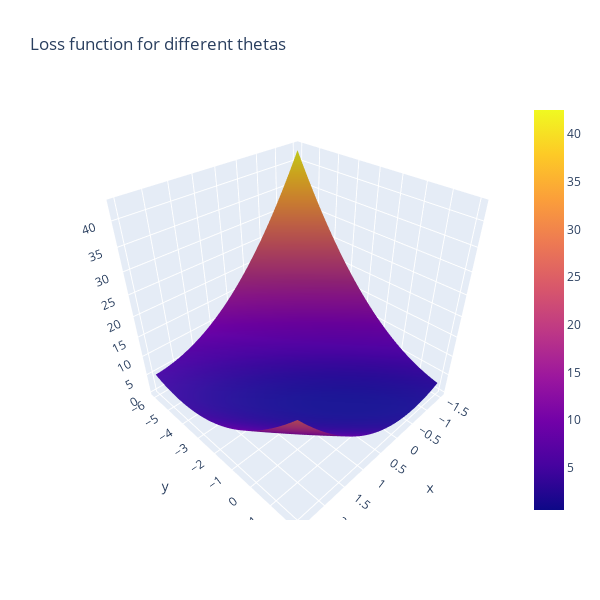

Notebook cell for this chart:
### Code cell
#This figure shows the loss function.

#X = Theta0
#Y - Theta1
#Z = Loss
#Find where it is closest to 0 in X and Y!

#you can click/hold in the graph below to rotate!

fig = go.Figure(data=[go.Surface(x=theta1_vals, y=theta0_vals, z=J_vals)])
fig.update_layout(title='Loss function for different thetas', autosize=True,
                  width=600, height=600, xaxis_title='theta0', 
                 yaxis_title='theta1')
fig.show()
